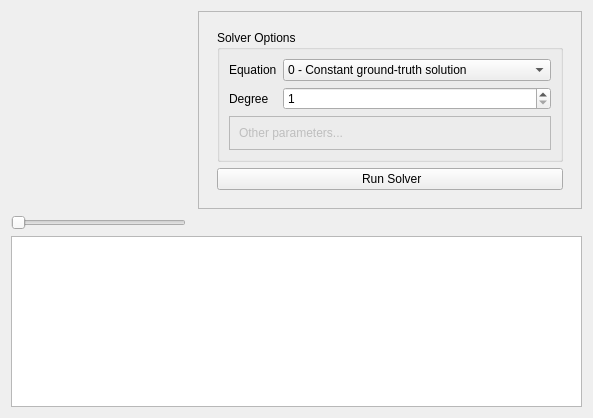
<?xml version="1.0" encoding="UTF-8"?>
<ui version="4.0">
 <class>SolverWidget</class>
 <widget class="QWidget" name="SolverWidget">
  <property name="geometry">
   <rect>
    <x>0</x>
    <y>0</y>
    <width>593</width>
    <height>418</height>
   </rect>
  </property>
  <property name="minimumSize">
   <size>
    <width>0</width>
    <height>0</height>
   </size>
  </property>
  <property name="windowTitle">
   <string>Form</string>
  </property>
  <layout class="QGridLayout" name="gridLayout">
   <item row="0" column="0">
    <widget class="QWidget" name="canvas" native="true"/>
   </item>
   <item row="0" column="2">
    <widget class="QFrame" name="frame_2">
     <property name="minimumSize">
      <size>
       <width>0</width>
       <height>0</height>
      </size>
     </property>
     <property name="frameShape">
      <enum>QFrame::StyledPanel</enum>
     </property>
     <property name="frameShadow">
      <enum>QFrame::Raised</enum>
     </property>
     <layout class="QGridLayout" name="gridLayout_3">
      <item row="0" column="0">
       <widget class="QWidget" name="widget" native="true">
        <layout class="QVBoxLayout" name="verticalLayout_2">
         <item>
          <widget class="QGroupBox" name="groupBox">
           <property name="title">
            <string>Solver Options</string>
           </property>
           <layout class="QFormLayout" name="formLayout">
            <item row="1" column="0">
             <widget class="QLabel" name="label">
              <property name="text">
               <string>Equation</string>
              </property>
             </widget>
            </item>
            <item row="1" column="1">
             <widget class="QComboBox" name="solver_cb">
              <item>
               <property name="text">
                <string>0 - Constant ground-truth solution</string>
               </property>
              </item>
              <item>
               <property name="text">
                <string>1 - Linear ground-truth solution</string>
               </property>
              </item>
              <item>
               <property name="text">
                <string>2 - Quadratic ground-truth solution</string>
               </property>
              </item>
              <item>
               <property name="text">
                <string>3 - Cubic ground-truth solution</string>
               </property>
              </item>
              <item>
               <property name="text">
                <string>4 - C-inf, homogeneous Dirichlet BC</string>
               </property>
              </item>
              <item>
               <property name="text">
                <string>5 - C-inf, non homogeneous Dirichlet BC</string>
               </property>
              </item>
              <item>
               <property name="text">
                <string>6 - C-inf, non homogeneous Franke function</string>
               </property>
              </item>
             </widget>
            </item>
            <item row="2" column="0">
             <widget class="QLabel" name="label_2">
              <property name="enabled">
               <bool>true</bool>
              </property>
              <property name="text">
               <string>Degree</string>
              </property>
             </widget>
            </item>
            <item row="4" column="0" colspan="2">
             <widget class="QFrame" name="frame">
              <property name="frameShape">
               <enum>QFrame::StyledPanel</enum>
              </property>
              <property name="frameShadow">
               <enum>QFrame::Raised</enum>
              </property>
              <layout class="QVBoxLayout" name="verticalLayout">
               <item>
                <widget class="QLabel" name="label_3">
                 <property name="enabled">
                  <bool>false</bool>
                 </property>
                 <property name="text">
                  <string>Other parameters...</string>
                 </property>
                </widget>
               </item>
              </layout>
             </widget>
            </item>
            <item row="2" column="1">
             <widget class="QSpinBox" name="solver_order_cb">
              <property name="enabled">
               <bool>true</bool>
              </property>
              <property name="minimum">
               <number>1</number>
              </property>
             </widget>
            </item>
           </layout>
          </widget>
         </item>
         <item>
          <widget class="QPushButton" name="run_btn">
           <property name="text">
            <string> Run Solver</string>
           </property>
           <property name="icon">
            <iconset>
             <normaloff>:/icons/img/run_icon.png</normaloff>:/icons/img/run_icon.png</iconset>
           </property>
          </widget>
         </item>
        </layout>
       </widget>
      </item>
     </layout>
    </widget>
   </item>
   <item row="1" column="0">
    <widget class="QSlider" name="t_slider">
     <property name="orientation">
      <enum>Qt::Horizontal</enum>
     </property>
    </widget>
   </item>
   <item row="2" column="0" colspan="3">
    <widget class="QTextEdit" name="log_text">
     <property name="enabled">
      <bool>true</bool>
     </property>
     <property name="maximumSize">
      <size>
       <width>16777215</width>
       <height>200</height>
      </size>
     </property>
     <property name="readOnly">
      <bool>true</bool>
     </property>
    </widget>
   </item>
  </layout>
 </widget>
 <resources/>
 <connections/>
</ui>
